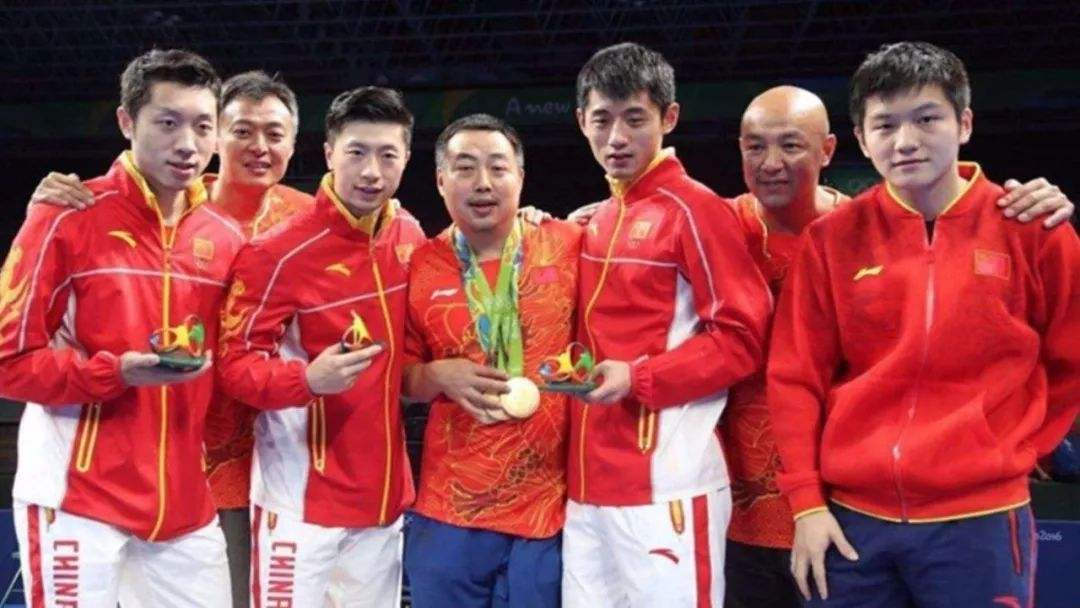
#> input picture opencv_test.jpeg, 1080 x 608 px
$ python -i detect_shapes.py   (imports and definitions only)   (older library calls are emulated)
#> lines starting #> are read from the running program, lines starting #| are printed output that depends on the picture; after the words box and inside, x2 and y2 are one past the last pixel; in counts of white or black regions, pixels touching at a corner belong together
#> further down, picture is the input picture: shape (608, 1080, 3); mean B, G, R 74.5, 69, 142.6
from skimage import transform
import cv2
import numpy as np
from scipy.misc import imread
from scipy import ndimage


def shape_detection(image):
	gray = cv2.cvtColor(image, cv2.COLOR_BGR2GRAY)
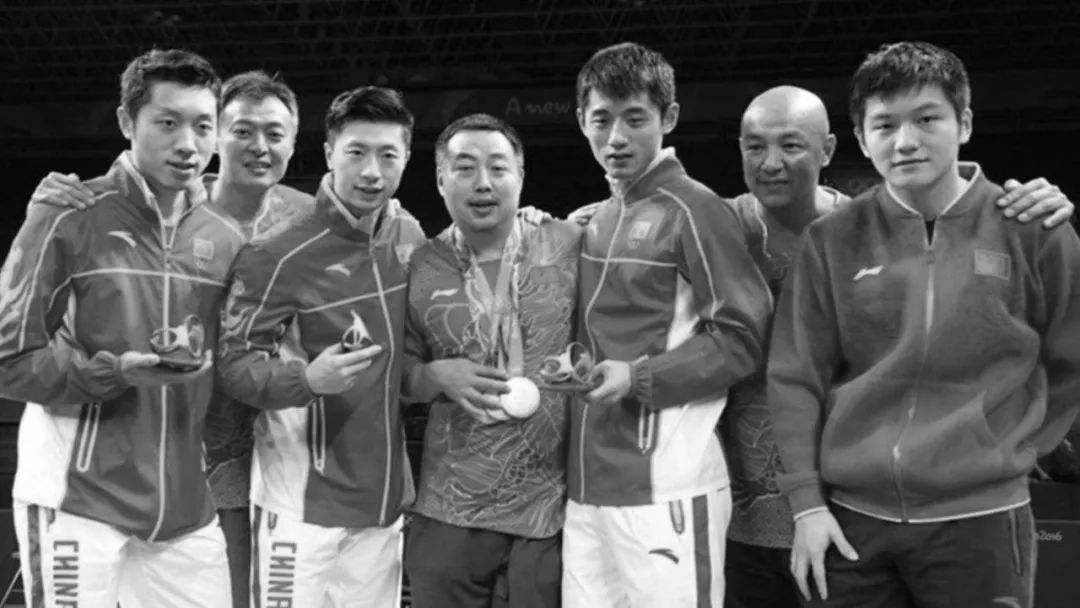
#> gray: shape (608, 1080); min 0, max 255, mean 91.6
	resized = transform.resize(image, (100,int(100.0*np.shape(image)[1]/np.shape(image)[0])))
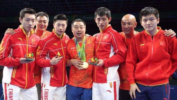
#> resized: shape (100, 177, 3) float64; mean B, G, R 0.292, 0.271, 0.559
	ratio = image.shape[0] / float(resized.shape[0])
#> ratio = 6.08

	# convert the resized image to grayscale, blur it slightly,
	# and threshold it

	blurred = cv2.GaussianBlur(gray, (5, 5), 0)
	thresh = cv2.threshold(blurred, 40, 255, cv2.THRESH_BINARY)[1]
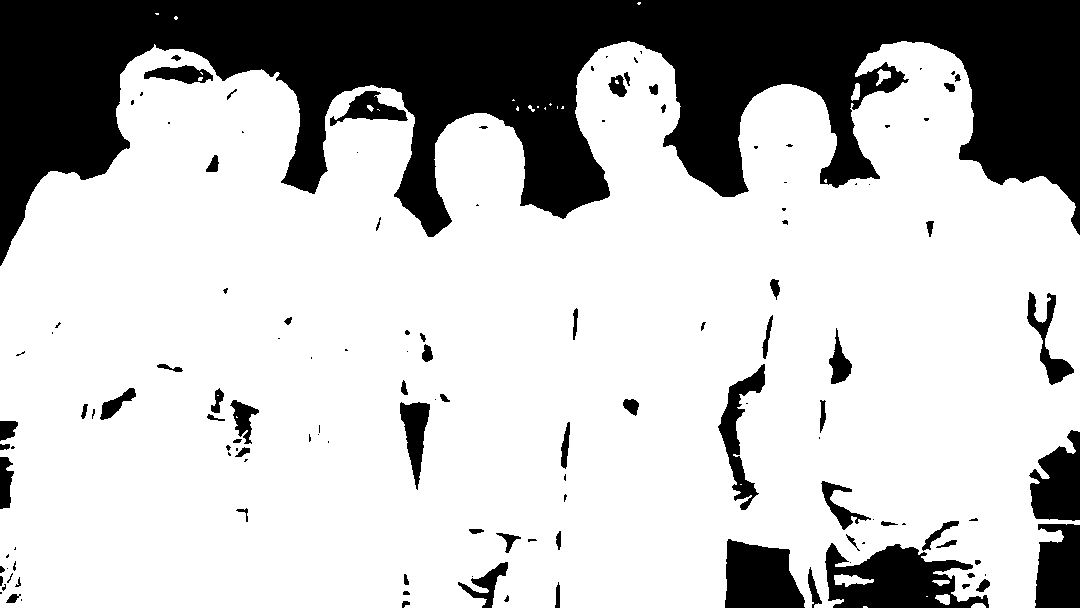
#> thresh: shape (608, 1080); 74.5% white; 132 black regions (62 under 20 px)

	# find contours in the thresholded image and initialize the
	# shape detector
	cnts = cv2.findContours(thresh.copy(), cv2.RETR_EXTERNAL, cv2.CHAIN_APPROX_SIMPLE)
#> cnts = 21 contours, 14 with area under 20; largest, box (x1, y1, x2, y2) and area: (0, 41, 1080, 608) 498858, (834, 574, 874, 587) 255, (876, 69, 891, 86) 104, (935, 594, 950, 605) 96, (851, 83, 860, 101) 88, (932, 580, 950, 586) 52, (971, 603, 986, 608) 46

	def cov(image, t):
#> called with t = 1
		cnt = cnts[t]
#> cnt = 21 rows, first 6: [1, -1, -1, -1], [2, 0, -1, -1], [3, 1, -1, -1], [4, 2, -1, -1], [5, 3, -1, -1], [6, 4, -1, -1]

		# loop over the contours
		for c in cnt:
			# compute the center of the contour, then detect the name of the
			# shape using only the contour
			M = cv2.moments(c)
			cX = int((M["m10"] / M["m00"]))
			cY = int((M["m01"] / M["m00"]))
			c = c.astype("float")
			c = c.astype("int")
#> this loop made 1 pass
#> in cov (call 2), `cnt = cnts[t]`: cnt has the same summary as cnts in shape_detection
#> this loop made 3 passes
#> (c, cX, cY) on pass 1: ([[863, 606], [863, 607], [867, 607], [866, 606]], 864, 606)
#> (cX, cY) on pass 2: (978, 605)
		i_max = np.max(c[::, ::, 0])
		i_min = np.min(c[::, ::, 0])
		j_max = np.max(c[::, ::, 1])
		j_min = np.min(c[::, ::, 1])
		img = gray[j_min:(j_max+1), i_min:(i_max+1)]
		img[img < 100] = 0
		img[img != 0] = 1
		img = transform.resize(img, (100, int(100.0 * np.shape(img)[1] / np.shape(img)[0])))
		img[img == np.max(img)] = 1
		img[img == np.min(img)] = 0
		img = ndimage.median_filter(img, 8)
		return img
	try:
		return cov(gray, 1)
	except:
		try :
			return cov(gray, 0)
		except:
			return np.zeros((100, 100))

>>> import cv2
>>> picture = cv2.imread('../opencv_test.jpeg')
>>> result = shape_detection(picture)
#> result: shape (100, 100) float64; every value is 0

$ run again, on family2.jpg
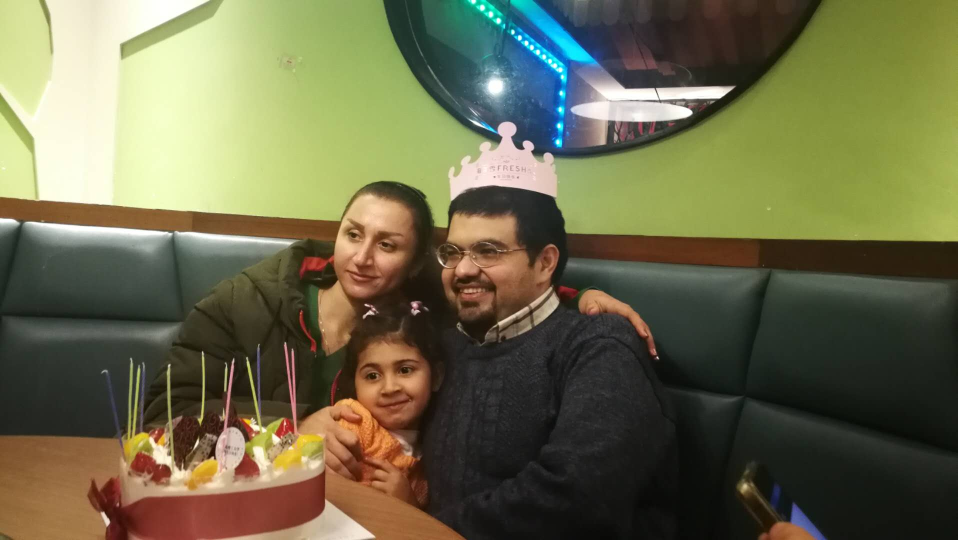
#> input picture family2.jpg, 1915 x 1080 px (shown at 1/2 size)
#> picture is the input picture: shape (1080, 1915, 3); mean B, G, R 75.3, 105.5, 107.3
#> in shape_detection, `gray = cv2.cvtColor(image, cv2.COLOR_BGR2GRAY)`:
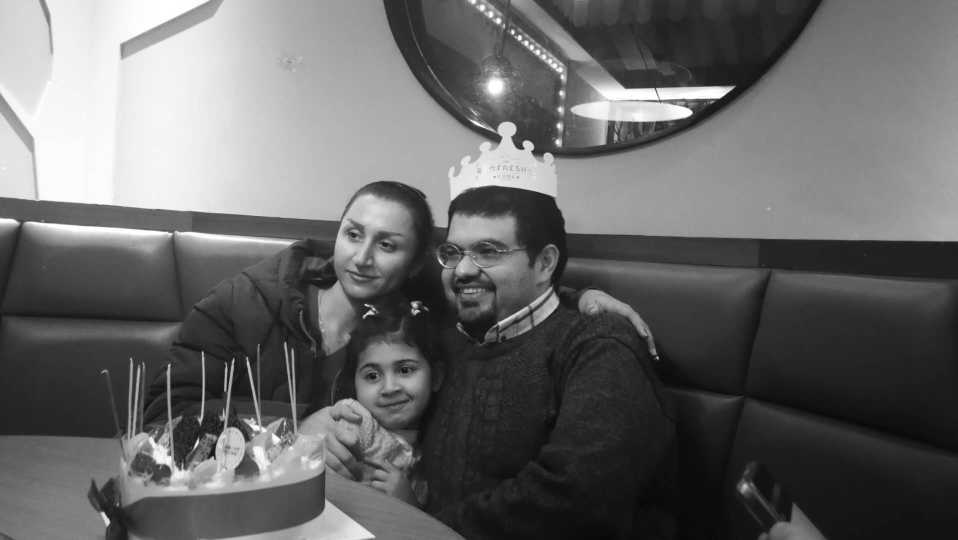
#> gray: shape (1080, 1915) (shown at 1/2 size); min 7, max 255, mean 102.7
#> in shape_detection, `thresh = cv2.threshold(blurred, 40, 255, cv2.THRESH_BINARY)[1]`:
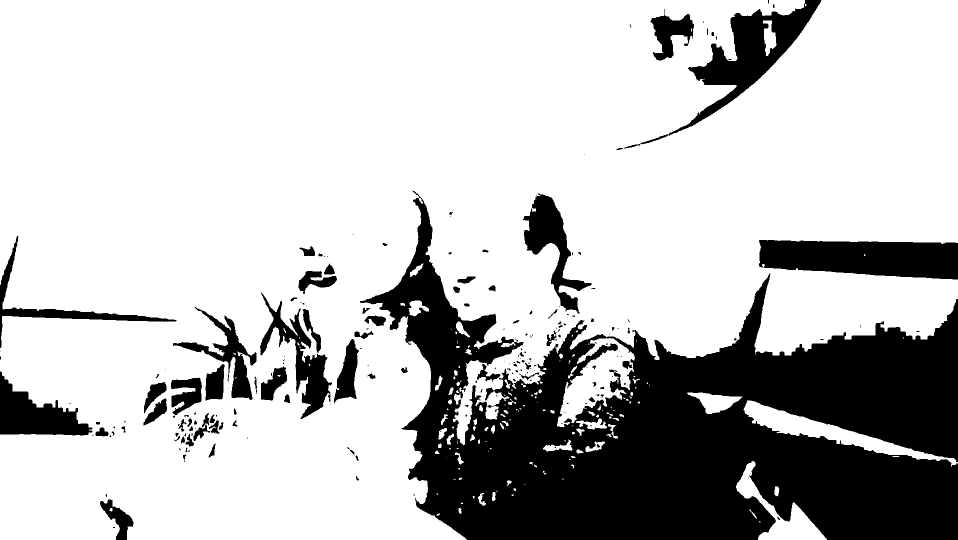
#> thresh: shape (1080, 1915) (shown at 1/2 size); 75.2% white; 217 black regions (124 under 20 px)
#> cnts = 155 contours, 97 with area under 20; largest, box (x1, y1, x2, y2) and area: (0, 0, 1915, 1080) 1559433, (1114, 676, 1270, 855) 12118, (1487, 801, 1915, 934) 11004, (1472, 922, 1654, 1080) 7200, (1374, 785, 1485, 828) 2260
#> cnt = 155 rows, first 6: [1, -1, -1, -1], [2, 0, -1, -1], [3, 1, -1, -1], [4, 2, -1, -1], [5, 3, -1, -1], [6, 4, -1, -1]
#> the loop in cov, `for c in cnt:` made 1 pass
#> cnt has the same summary as cnts in shape_detection
#> the loop in cov, `for c in cnt:` made 6 passes
#> (cX, cY) on passes 1 to 5: (1519, 1043), (876, 1028), (1506, 1028), (919, 1021), (221, 1018)
#> result: shape (100, 100) float64; every value is 0
